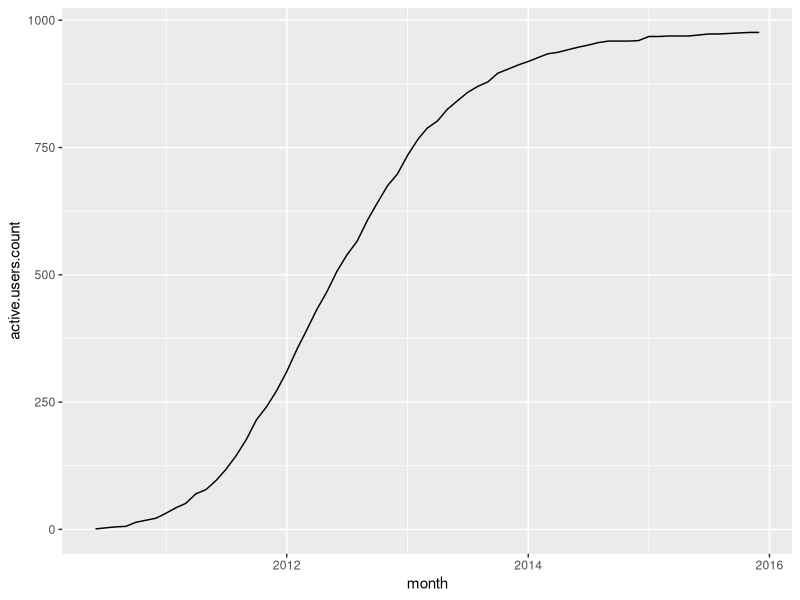

Write R code to recreate this figure. (Note: this script raises an error after producing the figure.)
## ---- chunk 1
knitr::opts_chunk$set(echo = TRUE)
library(lubridate)
library(dplyr)
library(ggplot2)
## ---- chunk 2
user.activities <- read.csv("data/user_activities.csv")
head(user.activities)
## ---- chunk 3
as.Date(format(as.Date(user.activities$activity.dates), "%Y-%m-01")) %>% head
## ---- chunk 4
mean(sapply(1:100, function(x){
 # system.time(as.Date(format(as.Date(user.activities$activity.dates), "%Y-%m-01")) %>% head)[1]
}))
## ---- chunk 5
floor_date(as.Date(user.activities$activity.dates), "month") %>% head
## ---- chunk 6
mean(sapply(1:100, function(x){
#  system.time(floor_date(as.Date(user.activities$activity.dates), "month") %>% head)[1]
}))
## ---- chunk 7

user.activities.months <- user.activities %>% 
  mutate(activity.month = floor_date(as.Date(activity.dates), "month")) %>% 
  group_by(user.id) %>%
  summarise(first.month = min(activity.month),
            last.month = max(activity.month))
head(user.activities.months)
## ---- chunk 8
user.activities.months$last.month %>% head
(user.activities.months$last.month + years(1)) %>% head
## ---- chunk 9
date <- as.Date("2016-02-12")
date
date + years(1)
date + months(1)
date + days(1)
## ---- chunk 10
as.Date("2016-02-29") + years(1)
as.Date("2016-01-31") + months(1)
## ---- chunk 11
as.Date("2016-02-29") + years(1)
as.Date("2016-01-31") + months(1)
## ---- chunk 12
as.Date("2016-02-29") %m+% years(1)
as.Date("2016-01-31") %m+% months(1)
## ---- chunk 13
#user.activities.months <- user.activities.months %>% mutate(last.month = last.month + years(1))
users.count.by.month <- do.call(rbind, lapply(seq(min(user.activities.months$first.month),max(user.activities.months$last.month), "month"),
                               function(month){
                                 data.frame(month=month, 
                                            active.users.count = user.activities.months %>% filter(month <= last.month, month >= first.month) %>% nrow)
                                 }))
users.count.by.month <- filter(users.count.by.month, month <= max(user.activities.months$last.month)-years(1))
ggplot(users.count.by.month, aes(month, active.users.count)) + geom_line()

## ---- chunk 14
bad.dates <- read.csv("data/bad_formats.csv", stringsAsFactors = FALSE)
head(bad.dates)
## ---- chunk 15
parse_date_time(bad.dates, 
                orders = c("%Y-%m-%d %H:%M:%S", 
                           "%Y-%m-%d %H:%M", 
                           "%Y-%m-%d")) %>% head
## ---- chunk 16
parse_date_time(bad.dates, 
                orders = c("ymdhms", 
                           "ymdhm", 
                           "ymd")) %>% head
## ---- chunk 17
ymd('20120101','120101','12-01-01','12asdf1dfdf1')
## ---- chunk 18
seconds <- read.csv("data/seconds.csv")
seconds %>% head
## ---- chunk 19
as.integer(as.duration(hms(seconds$time))) %>% head
## ---- chunk 20
dmicroseconds(1)
dseconds(1)
ddays(1)
dyears(1)
## ---- chunk 21
seconds$seconds <- as.integer(as.duration(hms(seconds$time)))
seconds.a <- seconds %>% filter(condition == 'A') %>% select(seconds) %>% unlist
seconds.b <- seconds %>% filter(condition == 'B') %>% select(seconds) %>% unlist
t.test(seconds.a, seconds.b, alternative = "less")
